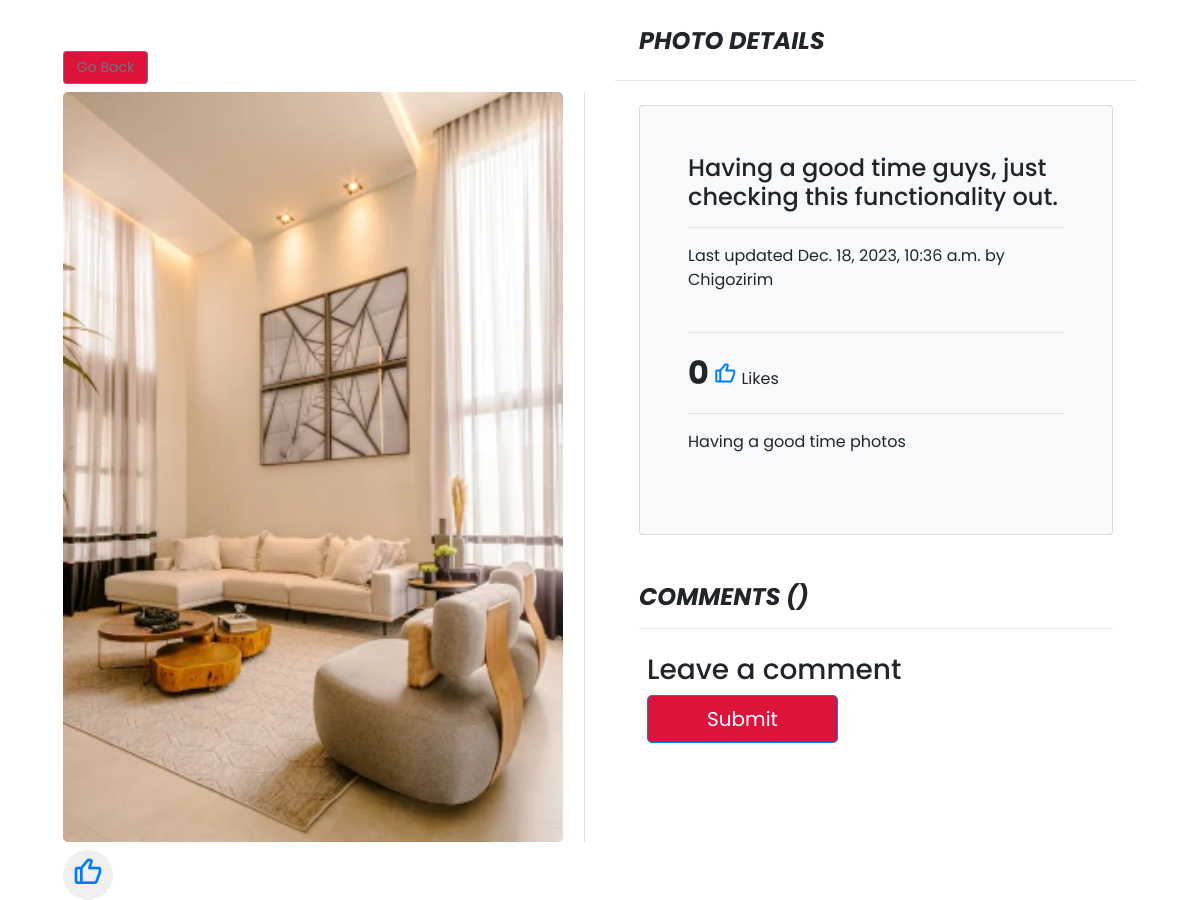
The page /photo/5/ (signed in, middle part) on the database as committed earlier.
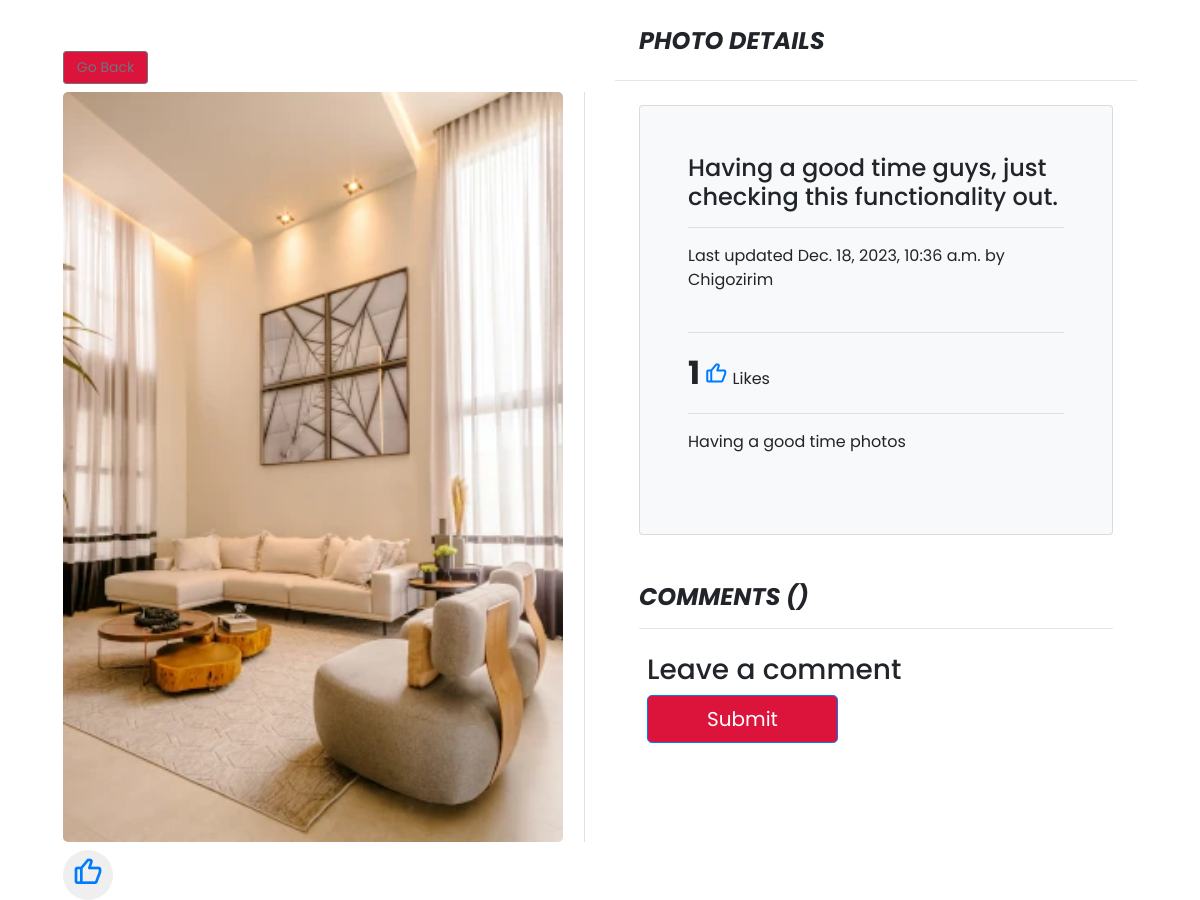
The same page on the database as committed later.
### photos/models.py (models this page shows, shortened)
class Photo(models.Model):
    id = models.AutoField(primary_key=True)
    title = models.CharField(max_length=30,  null=True, blank=True, default='')
    category = models.ForeignKey(
        Category, on_delete=models.SET_NULL, null=True, blank=True)
    image = models.ImageField(null=True, blank=True, default='')
    description = models.TextField()
    date = models.DateTimeField(auto_now=True)
    visits = models.IntegerField(default=0)
    last_visit = models.DateTimeField(blank=True, null=True)
    created = models.DateTimeField(default=timezone.now)
    updated = models.DateTimeField(default=timezone.now)
    author = models.ForeignKey(
        User,
        default=None,
        on_delete=models.CASCADE,
    )
    likes = models.ManyToManyField(
        User, related_name='photo_likes')
    class Meta:
        ordering = ('-created',)
        verbose_name = 'photo'
        verbose_name_plural = 'photos'
    def save(self, *args, **kwargs):
        self.slug = slugify(self.title)
        super(Photo, self).save(*args, **kwargs)
    def total_likes(self):
        return self.likes.count()

### photos/views.py (the view)
# urls.py: path('photo/<int:pk>/', viewPhoto, name='photo'),
@login_required
def viewPhoto(request, pk):
    photo = Photo.objects.get(id=pk)
    photo.visits = photo.visits + 1
    photo.last_visit = datetime.now()
    photo.save()
    stuff = get_object_or_404(Photo, id=pk)
    total_likes = stuff.total_likes()
    context = {
            "total_likes" : total_likes
        }
    return render(request, 'photos/photo.html', {'photo': photo, 'total_like': total_likes})

### templates/photos/photo.html (shortened to what this page needs)
{% extends 'base.html' %}
{% load crispy_forms_tags %}
{% load comments %}
{% block content %}
<main role="main" class="container-fluid m-5">
    <div class="row">
        <div class="col-6 col-md-6 col-xs-12 col-sm-12 blog-main my-5">
            <a class="btn btn-sm btn-outline-secondary mb-2" href="{% url 'gallery' %}">Go Back</a>
            <div class="border-right">
                <img src="{{photo.image.url}}" alt="Microscope" id="myImg" class="img-fluid"
                    style="width:100%;max-width:500px" />
            </div>
            <form class="mt-2" action="{% url 'like_photo' photo.pk %}" method="POST">
                <button type="submit" name="photo_id" value="{{ photo.id }}",
                    class="ph-click"><i class='ph-likes bx bx-like'></i>
                </button>
                </form>
        </div>
        <aside class="col-6 col-md-6 col-sm-12 col-xs-12 blog-sidebar">
            <h4 class="font-italic font-weight-bolder m-4">PHOTO DETAILS</h4>
            <hr>
            <div class="card p-4 m-4 bg-light rounded">
                <div class="p-4 mb-3  rounded">
                    <div class="">
                        <h4>{{photo.title}}</h4>
                    </div>
                    <hr>
                    <div class="">
                     Last updated {{photo.date}} by {{photo.author}}
                    </div>
                    <br>
                    <hr>
                    <div>
                        <span class="ph-like">{{ photo.total_likes }}</span> <i class='ph-likes bx bx-like' ></i> Likes
                    </div>
                    <hr>
                    <p class="brand-text mt-3">{{photo.description}}</p>
                </div>
            </div>
            <div class="p-4 mb-3  rounded">
                {% get_comment_count for photo as comment_count %}
                <h4 class="font-italic font-weight-bolder">COMMENTS ({{ comment_count }}) </h4>
                <hr>
                  <p>
                    {% get_comment_list for photo as comment_list %}
                <div class="card-body">
                    {% get_comment_form for photo as form %}
                    {% if new_comment %}
                    <div class="alert alert-success" role="alert">
                        Your comment is awaiting moderation
                    </div>
                    {% else %}
                    <h3>Leave a comment</h3>
                    {% get_comment_form for photo as form %}
                    <form action="{% comment_form_target %}" method="post">
                        <div class="row"><button type="submit" name="submit" value="Post" class="btn btn-primary  btn-lg col-md-5 ">Submit</button>
                            <button id="comment-preview"  type="submit" name="preview" value="Preview" class="btn btn-outline-secondary  btn-lg col-md-5">Preview</button></div>
                    </form>
                    {% endif %}
                </div>
            </div>
        </aside>
    </div>
</main>
{% endblock content %}

Rows that differ between the two databases and show on the page:
changed Photo "Having a good time guys, just checking this functionality out.": total_likes "0" → "1"
